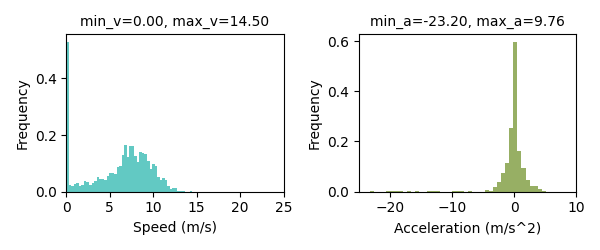

Generate this figure with Python:
import json
import os
import numpy as np
import matplotlib.pyplot as plt

# 定义文件夹路径
results_folder = "/home/ubuntu/Documents/llm/results/"

# 初始化列表用于存储所有文件的速度和加速度数据
all_velocities = []
all_accelerations = []
extreme_acceleration_files = [] #加速度超出范围的文件名

# 获取文件夹中的所有文件名
files = [file for file in os.listdir(results_folder) if not file.endswith('time.json')]

# 遍历每个文件
for file_name in files:
    try:
        file_path = os.path.join(results_folder, file_name)

        # 读取JSON文件
        with open(file_path, 'r') as file:
            data = json.load(file)

        # 提取“Planned Trajectory”
        trajectory = data.get("planning_target", "").replace("Planned Trajectory:\n", "").strip("[]")
        trajectory_points = [tuple(map(float, point.strip("()").split(","))) for point in trajectory.split("), (")]

        # 计算速度和加速度，假设时间步长为0.5秒
        velocities = []
        accelerations = []
        time_step = 0.5
        for i in range(1, len(trajectory_points)):
            x1, y1 = trajectory_points[i - 1]
            x2, y2 = trajectory_points[i]

            # 计算速度
            velocity = np.sqrt((x2 - x1) ** 2 + (y2 - y1) ** 2) / time_step
            velocities.append(velocity)

            if i > 1:
                # 计算加速度
                acceleration = (velocity - velocities[-2]) / time_step
                accelerations.append(acceleration)

                # 检查加速度是否超出范围 [-5, 5]
                if acceleration < -10 or acceleration > 6:
                    extreme_acceleration_files.append(file_name)

        # 将每个文件的速度和加速度添加到总列表中
        all_velocities.extend(velocities)
        all_accelerations.extend(accelerations)

    except Exception as e:
        print(f"处理文件 {file_name} 时出错: {e}")
        continue


# 打印超出加速度范围的文件名
if extreme_acceleration_files:
    print("以下文件的加速度超过了[-5, 5]的范围：")
    for file in extreme_acceleration_files:
        print(file)



# 打印速度和加速度的范围
all_velocities = np.array(all_velocities)
all_accelerations = np.array(all_accelerations)
max_v = all_velocities.max()
min_v = all_velocities.min()
max_a = all_accelerations.max()
min_a = all_accelerations.min()


# 画图
plt.figure(figsize=(6, 2.5))

plt.subplot(1, 2, 1)
plt.hist(all_velocities, bins=50, color='lightseagreen', alpha=0.7, density=True)
plt.xlabel("Speed (m/s)")
plt.ylabel("Frequency")
plt.xlim(0,25)
plt.title(f"min_v={min_v:.2f}, max_v={max_v:.2f}", fontsize=10, ha='center')

plt.subplot(1, 2, 2)
plt.hist(all_accelerations, bins=50, color='olivedrab', alpha=0.7, density=True)
plt.xlabel("Acceleration (m/s^2)")
plt.ylabel("Frequency")
plt.xlim(-25,10)
plt.title(f"min_a={min_a:.2f}, max_a={max_a:.2f}", fontsize=10, ha='center')

plt.tight_layout()
plt.savefig('metrics_v_a_distribution.png')
